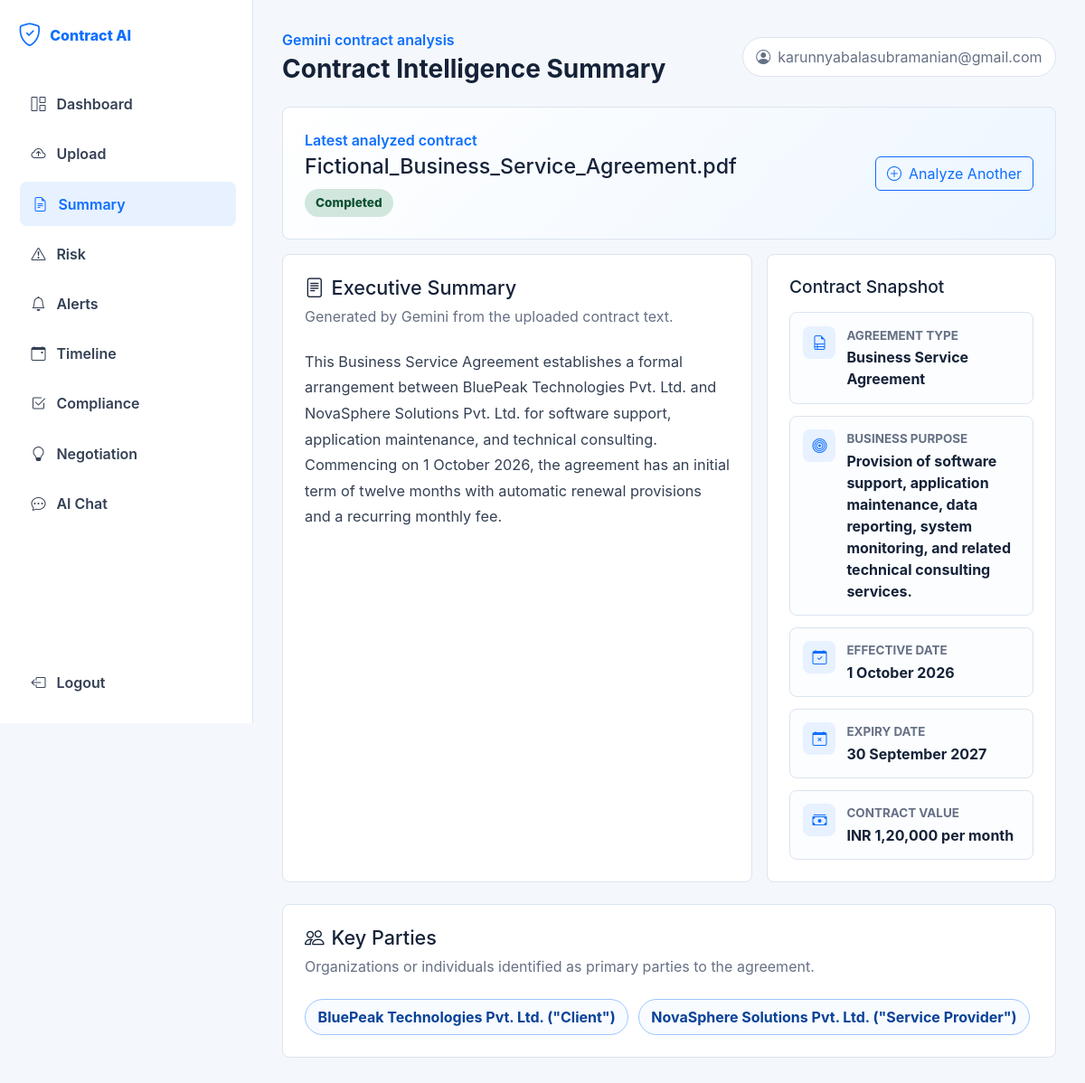
Screenshot of /summary (signed in) with the database file from the repository.
### models/user.py (models this page shows, shortened)
class User(UserMixin, db.Model):
    __tablename__ = "users"
    id = db.Column(db.Integer, primary_key=True)
    full_name = db.Column(db.String(120), nullable=False)
    email = db.Column(db.String(255), unique=True, nullable=False, index=True)
    password_hash = db.Column(db.String(255), nullable=False)
    role = db.Column(db.String(40), nullable=False, default="user")
    is_active = db.Column(db.Boolean, nullable=False, default=True)
    created_at = db.Column(db.DateTime, nullable=False, default=lambda: datetime.now(timezone.utc))
    updated_at = db.Column(
        db.DateTime,
        nullable=False,
        default=lambda: datetime.now(timezone.utc),
        onupdate=lambda: datetime.now(timezone.utc),
    )
    last_login_at = db.Column(db.DateTime, nullable=True)

### models/contract.py (models this page shows, shortened)
class Contract(db.Model):
    __tablename__ = "contracts"
    id = db.Column(db.Integer, primary_key=True)
    user_id = db.Column(db.Integer, db.ForeignKey("users.id"), nullable=False, index=True)
    original_filename = db.Column(db.String(255), nullable=False)
    stored_filename = db.Column(db.String(255), nullable=False, unique=True)
    file_path = db.Column(db.String(500), nullable=False)
    extracted_text = db.Column(db.Text, nullable=True)
    executive_summary = db.Column(db.Text, nullable=True)
    agreement_type = db.Column(db.String(255), nullable=True)
    key_parties = db.Column(db.Text, nullable=True)
    business_purpose = db.Column(db.Text, nullable=True)
    effective_date = db.Column(db.String(120), nullable=True)
    expiry_date = db.Column(db.String(120), nullable=True)
    contract_value = db.Column(db.String(255), nullable=True)
    risk_score = db.Column(db.Integer, nullable=True)
    risks = db.Column(db.JSON, nullable=True)
    alerts = db.Column(db.JSON, nullable=True)
    timeline = db.Column(db.JSON, nullable=True)
    compliance = db.Column(db.JSON, nullable=True)
    negotiation = db.Column(db.JSON, nullable=True)
    analysis_status = db.Column(db.String(40), nullable=False, default="pending")
    analysis_error = db.Column(db.Text, nullable=True)
    created_at = db.Column(db.DateTime, nullable=False, default=lambda: datetime.now(timezone.utc))
    analyzed_at = db.Column(db.DateTime, nullable=True)
    user = db.relationship("User", backref=db.backref("contracts", lazy="dynamic"))

### routes/modules.py (the view)
@modules_bp.route("/summary")
@login_required
def summary():
    contract = ContractAnalysisService.latest_for_user(current_user.id)
    return render_template("summary.html", contract=contract)

### app.py (called while the page is built)
@login_manager.user_loader
def load_user(user_id: str) -> User | None:
    if not user_id.isdigit():
        return None
    return db.session.get(User, int(user_id))

### services/contract_analysis_service.py (called while the page is built)
    @staticmethod
    def latest_for_user(user_id: int) -> Contract | None:
        return (
            Contract.query.filter_by(user_id=user_id)
            .order_by(Contract.created_at.desc(), Contract.id.desc())
            .first()
        )

### templates/summary.html (shortened to what this page needs)
{% extends "app_shell.html" %}
{% block eyebrow %}Gemini contract analysis{% endblock %}
{% block page_title %}Contract Intelligence Summary{% endblock %}
{% block module_content %}
{% if not contract %}
    <section class="page-panel empty-state">
        <i class="bi bi-cloud-arrow-up"></i>
        <h2>No contract analyzed yet</h2>
        <p>Upload a PDF contract to automatically extract the executive summary, dates, parties, value, and business purpose.</p>
        <a class="btn btn-primary" href="{{ url_for('modules.upload') }}">
            <i class="bi bi-upload me-2"></i>Upload Contract
        </a>
    </section>
{% else %}
    <section class="analysis-hero">
        <div>
            <p class="text-primary fw-semibold mb-1">Latest analyzed contract</p>
            <h2>{{ contract.original_filename }}</h2>
            <span class="analysis-status {{ contract.analysis_status }}">{{ contract.analysis_status|title }}</span>
        </div>
        <a class="btn btn-outline-primary" href="{{ url_for('modules.upload') }}">
            <i class="bi bi-plus-circle me-2"></i>Analyze Another
        </a>
    </section>
    {% if contract.analysis_status == "failed" %}
        <section class="page-panel">
            <div class="panel-heading">
                <div>
                    <h2>Analysis Could Not Be Completed</h2>
                    <p>{{ contract.analysis_error }}</p>
                    <form method="post" action="{{ url_for('modules.retry_analysis') }}" class="mt-3">
                        <input type="hidden" name="csrf_token" value="{{ csrf_token() }}">
                        <input type="hidden" name="contract_id" value="{{ contract.id }}">
                        <button class="btn btn-outline-primary" type="submit">
                            <i class="bi bi-arrow-clockwise me-2"></i>Retry Analysis
                        </button>
                    </form>
                </div>
                <i class="bi bi-exclamation-triangle"></i>
            </div>
        </section>
    {% else %}
        <section class="summary-layout">
            <article class="page-panel summary-main">
                <div class="panel-heading">
                    <div>
                        <h2><i class="bi bi-file-text me-2"></i>Executive Summary</h2>
                        <p>Generated by Gemini from the uploaded contract text.</p>
                    </div>
                </div>
                <p class="summary-copy">{{ contract.executive_summary }}</p>
            </article>
            <aside class="page-panel contract-meta-panel">
                <h2>Contract Snapshot</h2>
                <div class="meta-list">
                    <div>
                        <i class="bi bi-file-earmark-ruled"></i>
                        <span>Agreement Type</span>
                        <strong>{{ contract.agreement_type or "Not found" }}</strong>
                    </div>
                    <div>
                        <i class="bi bi-bullseye"></i>
                        <span>Business Purpose</span>
                        <strong>{{ contract.business_purpose or "Not found" }}</strong>
                    </div>
                    <div>
                        <i class="bi bi-calendar-check"></i>
                        <span>Effective Date</span>
                        <strong>{{ contract.effective_date or "Not found" }}</strong>
                    </div>
                    <div>
                        <i class="bi bi-calendar-x"></i>
                        <span>Expiry Date</span>
                        <strong>{{ contract.expiry_date or "Not found" }}</strong>
                    </div>
                    <div>
                        <i class="bi bi-cash-stack"></i>
                        <span>Contract Value</span>
                        <strong>{{ contract.contract_value or "Not found" }}</strong>
                    </div>
                </div>
            </aside>
        </section>
        <section class="page-panel mt-4">
            <div class="panel-heading">
                <div>
                    <h2><i class="bi bi-people me-2"></i>Key Parties</h2>
                    <p>Organizations or individuals identified as primary parties to the agreement.</p>
                </div>
            </div>
            <div class="party-list">
                {% for party in contract.key_parties.splitlines() %}
                    <span>{{ party }}</span>
                {% endfor %}
            </div>
        </section>
    {% endif %}
{% endif %}
{% endblock %}

### templates/app_shell.html (shortened to what this page needs)
{% extends "base.html" %}
{% block body %}
<div class="app-layout">
    <aside class="sidebar">
        <a class="sidebar-brand" href="{{ url_for('modules.dashboard') }}">
            <i class="bi bi-shield-check"></i>
            <span>Contract AI</span>
        </a>
        <nav class="sidebar-nav">
            <a class="{{ 'active' if request.endpoint == 'modules.dashboard' else '' }}" href="{{ url_for('modules.dashboard') }}"><i class="bi bi-grid-1x2"></i>Dashboard</a>
            <a class="{{ 'active' if request.endpoint == 'modules.upload' else '' }}" href="{{ url_for('modules.upload') }}"><i class="bi bi-cloud-arrow-up"></i>Upload</a>
            <a class="{{ 'active' if request.endpoint == 'modules.summary' else '' }}" href="{{ url_for('modules.summary') }}"><i class="bi bi-file-earmark-text"></i>Summary</a>
            <a class="{{ 'active' if request.endpoint == 'modules.risk' else '' }}" href="{{ url_for('modules.risk') }}"><i class="bi bi-exclamation-triangle"></i>Risk</a>
            <a class="{{ 'active' if request.endpoint == 'modules.alerts' else '' }}" href="{{ url_for('modules.alerts') }}"><i class="bi bi-bell"></i>Alerts</a>
            <a class="{{ 'active' if request.endpoint == 'modules.timeline' else '' }}" href="{{ url_for('modules.timeline') }}"><i class="bi bi-calendar-event"></i>Timeline</a>
            <a class="{{ 'active' if request.endpoint == 'modules.compliance' else '' }}" href="{{ url_for('modules.compliance') }}"><i class="bi bi-check2-square"></i>Compliance</a>
            <a class="{{ 'active' if request.endpoint == 'modules.negotiation' else '' }}" href="{{ url_for('modules.negotiation') }}"><i class="bi bi-lightbulb"></i>Negotiation</a>
            <a class="{{ 'active' if request.endpoint == 'modules.chatbot' else '' }}" href="{{ url_for('modules.chatbot') }}"><i class="bi bi-chat-dots"></i>AI Chat</a>
        </nav>
        <a class="sidebar-logout" href="{{ url_for('auth.logout') }}">
            <i class="bi bi-box-arrow-left"></i>Logout
        </a>
    </aside>
    <main class="content-area">
        <header class="dashboard-header">
            <div>
                <p class="text-primary fw-semibold mb-1">{% block eyebrow %}Secure workspace{% endblock %}</p>
                <h1 class="h3 fw-bold mb-0">{% block page_title %}Dashboard{% endblock %}</h1>
            </div>
            <div class="user-chip">
                <i class="bi bi-person-circle"></i>
                <span>{{ current_user.email }}</span>
            </div>
        </header>
        {% block module_content %}{% endblock %}
    </main>
</div>
{% endblock %}

### static/css/styles.css (style rules this page uses)
:root { --primary: #0d6efd; --primary-dark: #084298; --ink: #152238; --muted: #667085; --line: #dbe4f0; --surface: #ffffff; --page: #f4f8fc; }
* { letter-spacing: 0; }
body { background: var(--page); color: var(--ink); font-family: Inter, system-ui, -apple-system, BlinkMacSystemFont, "Segoe UI", sans-serif; }
a { text-decoration: none; }
.brand-link, .sidebar-brand { display: inline-flex; align-items: center; gap: .6rem; font-weight: 800; color: var(--primary); }
.brand-link i, .sidebar-brand i { font-size: 1.6rem; }
.app-layout { min-height: 100vh; display: flex; }
.sidebar { width: 280px; background: #ffffff; border-right: 1px solid var(--line); padding: 1.25rem; display: flex; flex-direction: column; position: sticky; top: 0; height: 100vh; }
.sidebar-brand { margin-bottom: 2rem; }
.sidebar-nav { display: grid; gap: .35rem; }
.sidebar-nav a, .sidebar-logout { display: flex; align-items: center; gap: .75rem; color: #344054; padding: .8rem .9rem; border-radius: 8px; font-weight: 600; transition: background .2s ease, color .2s ease, transform .2s ease; }
.sidebar-nav a:hover, .sidebar-nav a.active, .sidebar-logout:hover { background: #e7f1ff; color: var(--primary); transform: translateX(2px); }
.sidebar-logout { margin-top: auto; }
.content-area { flex: 1; padding: 2rem; }
.dashboard-header { display: flex; align-items: center; justify-content: space-between; gap: 1rem; margin-bottom: 1.5rem; }
.user-chip { display: flex; align-items: center; gap: .5rem; background: #ffffff; border: 1px solid var(--line); border-radius: 999px; padding: .55rem .9rem; color: var(--muted); }
.page-panel { background: var(--surface); border: 1px solid var(--line); border-radius: 8px; padding: 1.5rem; animation: liftIn .25s ease-out; }
.panel-heading { display: flex; justify-content: space-between; align-items: flex-start; gap: 1rem; margin-bottom: 1.5rem; }
.panel-heading h2 { font-size: 1.35rem; margin: 0 0 .35rem; }
.panel-heading p { color: var(--muted); margin: 0; }
.analysis-hero { display: flex; justify-content: space-between; align-items: center; gap: 1rem; background: linear-gradient(135deg, #ffffff 0%, #edf6ff 100%); border: 1px solid var(--line); border-radius: 8px; padding: 1.5rem; margin-bottom: 1rem; }
.analysis-hero h2 { font-size: 1.45rem; margin: 0 0 .65rem; overflow-wrap: anywhere; }
.analysis-status { display: inline-flex; align-items: center; border-radius: 999px; padding: .35rem .75rem; font-size: .85rem; font-weight: 800; background: #e7f1ff; color: var(--primary-dark); }
.analysis-status.completed { background: #d1e7dd; color: #0f5132; }
.summary-layout { display: grid; grid-template-columns: minmax(0, 1.45fr) minmax(320px, .75fr); gap: 1rem; }
.summary-main { min-height: 360px; }
.summary-copy { color: #344054; line-height: 1.75; font-size: 1.02rem; margin: 0; white-space: pre-line; }
.contract-meta-panel h2 { font-size: 1.2rem; margin-bottom: 1rem; }
.meta-list { display: grid; gap: .8rem; }
.meta-list div { display: grid; grid-template-columns: 36px 1fr; gap: .15rem .75rem; border: 1px solid var(--line); border-radius: 8px; padding: .9rem; background: #fbfdff; }
.meta-list i { grid-row: span 2; width: 36px; height: 36px; display: grid; place-items: center; border-radius: 8px; background: #e7f1ff; color: var(--primary); }
.meta-list span { color: var(--muted); font-size: .84rem; font-weight: 700; text-transform: uppercase; }
.meta-list strong { font-weight: 700; overflow-wrap: anywhere; }
.party-list { display: flex; flex-wrap: wrap; gap: .65rem; }
.party-list span { display: inline-flex; align-items: center; min-height: 38px; border: 1px solid #9ec5fe; border-radius: 999px; padding: .45rem .85rem; background: #f8fbff; color: var(--primary-dark); font-weight: 700; }

### rows the page displays
User: email "karunnyabalasubramanian@gmail.com"
Contract: original_filename "Fictional_Business_Service_Agreement.pdf", analysis_status "Completed", executive_summary "This Business Service Agreement establishes a formal arrangement between BluePeak Technologies Pvt. Ltd. and NovaSphere Solutions Pvt. Ltd. for software support, application maintenance, and technical consulting. Commencing on 1 October 2026, the agreement has an initial term of twelve months with automatic renewal provisions and a recurring monthly fee.", agreement_type "Business Service Agreement", business_purpose "Provision of software support, application maintenance, data reporting, system monitoring, and related technical consulting services.", effective_date "1 October 2026", expiry_date "30 September 2027", contract_value "INR 1,20,000 per month"

### other values shown
{{ party }} "BluePeak Technologies Pvt. Ltd. (\"Client\")" "NovaSphere Solutions Pvt. Ltd. (\"Service Provider\")"
